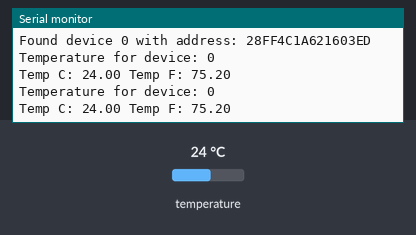
A sketch run on a simulated Arduino Uno, built with avr-gcc and run on an emulated ATmega328P. Shown: the last lines printed to the serial monitor. The inputs (shaded band) are chosen by the test bench; at power-on: temperature 24 °C. Random numbers use the default seed unless the sketch sets one.

Above: at 7.3 s.
7.4 s: temperature set to 12 °C
At 13.2 s:
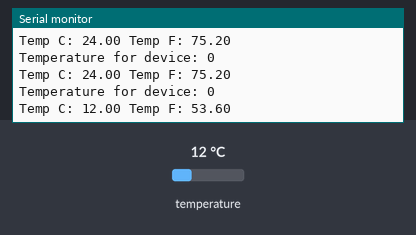
14.1 s: temperature set to 19 °C
At 19.2 s:
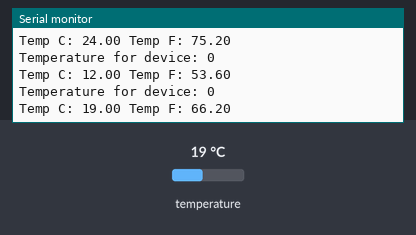
Timing chart, 0 to 20.7 s (numbered marks = the images above; inputs shaded):
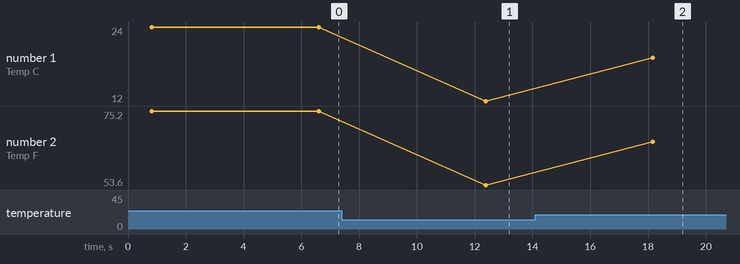

Measured:
- after the input at 7.4 s, the serial monitor: prints a new line after 5.0 s (image 1)
- after the input at 14.1 s, the serial monitor: prints a new line after 4.1 s (image 2)
- plotted number 1: 24 → 12 after the input at 7.4 s, 12 → 19 after the input at 14.1 s
- plotted number 2: 75.2 → 53.6 after the input at 7.4 s, 53.6 → 66.2 after the input at 14.1 s

The sketch:

Temperatura.ino
```cpp
#include <OneWire.h>
#include <DallasTemperature.h>

// Data wire is plugged into port 4 on the Arduino
#define ONE_WIRE_BUS 4
// Setup a oneWire instance to communicate with any OneWire devices (not just Maxim/Dallas temperature ICs)
OneWire oneWire(ONE_WIRE_BUS);

// Pass our oneWire reference to Dallas Temperature.
DallasTemperature sensors(&oneWire);

int numberOfDevices; // Number of temperature devices found

DeviceAddress tempDeviceAddress; // We'll use this variable to store a found device address

void setup(void) {
  // start serial port
  Serial.begin(9600);

  // Start up the library
  sensors.begin();

  // Grab a count of devices on the wire
  numberOfDevices = sensors.getDeviceCount();

  // locate devices on the bus
  Serial.print("Locating devices...");
  Serial.print("Found ");
  Serial.print(numberOfDevices, DEC);
  Serial.println(" devices.");

  // Loop through each device, print out address
  for(int i=0;i<numberOfDevices; i++) {
    // Search the wire for address
    // La función getAddress devuelve un booleano que vale true en caso de que se haya encontrado un sensor en ese indice. Guaradara en tempDeviceAddress la dirección de dicho sensor
    if(sensors.getAddress(tempDeviceAddress, i)) {
      Serial.print("Found device ");
      Serial.print(i, DEC);
      Serial.print(" with address: ");
      printAddress(tempDeviceAddress);
      Serial.println();
		} else {
		  Serial.print("Found ghost device at ");
		  Serial.print(i, DEC);
		  Serial.print(" but could not detect address. Check power and cabling");
		}
  }
}

void loop(void) {
  sensors.requestTemperatures(); // Send the command to get temperatures

  // Loop through each device, print out temperature data
  for(int i=0;i<numberOfDevices; i++) {
    // Search the wire for address
    if(sensors.getAddress(tempDeviceAddress, i)){

		// Output the device ID
		Serial.print("Temperature for device: ");
		Serial.println(i,DEC);

    // Print the data
    float tempC = sensors.getTempC(tempDeviceAddress);
    Serial.print("Temp C: ");
    Serial.print(tempC);
    Serial.print(" Temp F: ");
    Serial.println(DallasTemperature::toFahrenheit(tempC)); // Converts tempC to Fahrenheit
    }
  }
  delay(5000);
}

// function to print a device address
void printAddress(DeviceAddress deviceAddress) {
  for (uint8_t i = 0; i < 8; i++) {
    if (deviceAddress[i] < 16) Serial.print("0");
      Serial.print(deviceAddress[i], HEX);
  }
}
```

Fan.cpp
```cpp
#include "Fan.h"

/*******************************************************************************
 ** Initializations
 ******************************************************************************/

Fan::Fan(FanType_t type, uint8_t pin_rpm, uint8_t pin_fan, uint8_t pin_pwm = 0)
{
  type_    = type;
  pin_fan_ = pin_fan;
  pin_rpm_ = pin_rpm;
  pin_pwm_ = pin_pwm;

  last_pwm_value = 0;

  rpm_ = 0;
  start_time_ = 0;
  counting_  = false;
}


void Fan::begin()
{
  pinMode(pin_rpm_, INPUT);
  pinMode(pin_fan_, OUTPUT);
  if( pin_pwm_ != 0 ){
    pinMode(pin_pwm_, OUTPUT);
  }
}


/*
 *
 *
 */
void Fan::measureRPM(){

  // llegim l'entrada una única vegada enlloc de fer-ho dues vegades si no és compleix el primer if
  int current_value = digitalRead(pin_rpm_);

  if( current_value == LOW && counting_ == true ){
    counting_ = false;
    unsigned long end_time = micros();  // s'ha de tenir en compte que micros retorna un unsigned long
    // el temps final no fa falta sigui variable de classe, només s'empra aquí

    // si no és compleix es que ha coincidit amb el desbordament del comptador intern
    if ( end_time > start_time_ )
    {
      // la durada del pols tampoc fa falta que sigui variable de classe
      unsigned int pulse_width = micros() - start_time_;
      rpm_ = (60*1000000)/(4*pulse_width);
    }
  }else if(current_value == HIGH && counting_ == false){

    start_time_ = micros();
    counting_ = true;
  }
}

void Fan::setFanSpeed(Operation_Mode_t oper_mode, uint8_t temperature, uint8_t percent){
  int pwm_value;
  pwm_value = calculateFanSpeed(oper_mode, temperature, percent);
  if(oper_mode == MANUAL){
    if(pin_pwm_ != 0){
      analogWrite(pin_pwm_, pwm_value);
      digitalWrite(pin_fan_, HIGH);
    }else{
      analogWrite(pin_fan_, pwm_value);
    }
  }else{
    if(last_pwm_value >= (pwm_value + 5) || pwm_value >= (last_pwm_value + 5)){
      if(pin_pwm_ != 0){
        analogWrite(pin_pwm_, pwm_value);
        digitalWrite(pin_fan_, HIGH);
      }else{
        analogWrite(pin_fan_, pwm_value);
      }
    }
  }
  last_pwm_value = pwm_value;
}

uint8_t Fan::calculateFanSpeed(Operation_Mode_t oper_mode, uint8_t temperature, uint8_t percent){
  int pwm_value;
  switch ( oper_mode )
  {
    case MANUAL:
      pwm_value = map(percent, 0, 100, 101, 255);
      break;
    case SILENT:
      pwm_value = map(temperature, 55, 85, 101, 255);
      break;
    case NORMAL:
      pwm_value = map(temperature, 45, 85, 101, 255); //Com a valor minim de PWM establim 101 ja que sera el valor minim el qual fara que el venmtilador giri minimament
      break;
    case GAMING:
      pwm_value = map(temperature, 35, 75, 101, 255); //Baixam el rang de temperatura per a que s'activi abans ja que es suposa que estirem exigint molt a la computadora
      break;
    default:
      break;
  }
  return pwm_value;

}
```

Fan.h
```cpp
#ifndef FAN_H
#define FAN_H

#include <Arduino.h>
#include <stdint.h>

typedef enum {ThreePins, FourPins_Soft, FourPins_Hard} FanType_t;
typedef enum {SILENT, NORMAL, GAMING, MANUAL} Operation_Mode_t;  // Enlloc de ECO té més sentit SILENT

class Fan {
  public:
    // Initializations

    Fan(FanType_t type, uint8_t pin_rpm, uint8_t pin_fan, uint8_t pin_pwm = 0);

    // Les inicialitzacions dels pins s'han de fer dins el setup(), poden donar problemes si es fan al constructor ja que s'executarà abans del setup()
    void begin();

    void measureRPM();

    void setFanSpeed(Operation_Mode_t oper_mode, uint8_t temperature, uint8_t percent = 0);

    uint16_t getRPM()
    {
      return rpm_;
    }

  private:
    // afegeixo _ al final a les variables de classe. Es una pràctica habitual perquè al codi quedi més clar quines són variables de classe i quines no
    // també s'eviten problemes quan els argument s'anomenen igual, com per exemple al constructor
    FanType_t type_;
    uint8_t   pin_rpm_;
    uint8_t   pin_fan_;
    uint8_t   pin_pwm_;

    uint16_t  rpm_;

    int last_pwm_value;

    unsigned long start_time_; // la funció micros retorna aquest tipus de dada no basta un uint16_t
    bool     counting_;

    uint8_t calculateFanSpeed(Operation_Mode_t oper_mode, uint8_t temperature, uint8_t percent = 0);
};

#endif
```

Led.cpp
```cpp
#include "Led.h"

/*******************************************************************************
 ** Initializations
 ******************************************************************************/

Led::Led(uint8_t pin_led_, uint8_t num_led_, Led_Effect_t current_eff_)
: pin_led(pin_led_), num_led(num_led_), current_eff(current_eff_){

  leds = new CRGB[num_led];
}

void Led::begin()
{

  pinMode(pin_led, OUTPUT);

  FastLED.addLeds <WS2812, A2, GRB>(leds, num_led).setCorrection(TypicalLEDStrip);
  FastLED.setBrightness(50);
}

void Led::selectEffect(Led_Effect_t current_effect_){
  current_eff = current_effect_;
  switch(current_eff){
    case RGB_LOOP:
      RGBLoop();
      break;
    case FADEINOUT:
      FadeInOut(0xff, 0x00, 0x00); // red
      FadeInOut(0xff, 0xff, 0xff); // white
      FadeInOut(0x00, 0x00, 0xff); // blue
      break;
    case STROBE:
      Strobe(0xff, 0xff, 0xff, 10, 50, 1000);
      break;
    case CYLONBOUNCE:
      CylonBounce(0xff, 0x00, 0x00, 4, 10, 50);
      break;
    case NEWKITT:
      NewKITT(0xff, 0x00, 0x00, 8, 10, 50);
      break;
    case TWINKLE:
      Twinkle(0xff, 0x00, 0x00, 10, 100, false);
      break;
    default:
      break;
  }
}

void Led::RGBLoop(){
  for(int j = 0; j < 3; j++ ) {
    // Fade IN
    for(int k = 0; k < 256; k++) {
      switch(j) {
        case 0: setAll(k,0,0); break;
        case 1: setAll(0,k,0); break;
        case 2: setAll(0,0,k); break;
      }
      showStrip();
      delay(3);
    }
    // Fade OUT
    for(int k = 255; k >= 0; k--) {
      switch(j) {
        case 0: setAll(k,0,0); break;
        case 1: setAll(0,k,0); break;
        case 2: setAll(0,0,k); break;
      }
      showStrip();
      delay(3);
    }
  }
}
void Led::FadeInOut(byte red, byte green, byte blue){
  float r, g, b;

  for(int k = 0; k < 256; k=k+1) {
    r = (k/256.0)*red;
    g = (k/256.0)*green;
    b = (k/256.0)*blue;
    setAll(r,g,b);
    showStrip();
  }

  for(int k = 255; k >= 0; k=k-2) {
    r = (k/256.0)*red;
    g = (k/256.0)*green;
    b = (k/256.0)*blue;
    setAll(r,g,b);
    showStrip();
  }
}
void Led::Strobe(byte red, byte green, byte blue, int StrobeCount, int FlashDelay, int EndPause){
  for(int j = 0; j < StrobeCount; j++) {
    setAll(red,green,blue);
    showStrip();
    delay(FlashDelay);
    setAll(0,0,0);
    showStrip();
    delay(FlashDelay);
  }

 delay(EndPause);
}
void Led::CylonBounce(byte red, byte green, byte blue, int EyeSize, int SpeedDelay, int ReturnDelay){
  for(int i = 0; i < num_led-EyeSize-2; i++) {
    setAll(0,0,0);
    setPixel(i, red/10, green/10, blue/10);
    for(int j = 1; j <= EyeSize; j++) {
      setPixel(i+j, red, green, blue);
    }
    setPixel(i+EyeSize+1, red/10, green/10, blue/10);
    showStrip();
    delay(SpeedDelay);
  }
  delay(ReturnDelay);
  for(int i = num_led-EyeSize-2; i > 0; i--) {
    setAll(0,0,0);
    setPixel(i, red/10, green/10, blue/10);
    for(int j = 1; j <= EyeSize; j++) {
      setPixel(i+j, red, green, blue);
    }
    setPixel(i+EyeSize+1, red/10, green/10, blue/10);
    showStrip();
    delay(SpeedDelay);
  }

  delay(ReturnDelay);
}
void Led::NewKITT(byte red, byte green, byte blue, int EyeSize, int SpeedDelay, int ReturnDelay){
  RightToLeft(red, green, blue, EyeSize, SpeedDelay, ReturnDelay);
  LeftToRight(red, green, blue, EyeSize, SpeedDelay, ReturnDelay);
  OutsideToCenter(red, green, blue, EyeSize, SpeedDelay, ReturnDelay);
  CenterToOutside(red, green, blue, EyeSize, SpeedDelay, ReturnDelay);
  LeftToRight(red, green, blue, EyeSize, SpeedDelay, ReturnDelay);
  RightToLeft(red, green, blue, EyeSize, SpeedDelay, ReturnDelay);
  OutsideToCenter(red, green, blue, EyeSize, SpeedDelay, ReturnDelay);
  CenterToOutside(red, green, blue, EyeSize, SpeedDelay, ReturnDelay);
}
// used by NewKITT
void Led::CenterToOutside(byte red, byte green, byte blue, int EyeSize, int SpeedDelay, int ReturnDelay) {
  for(int i =((num_led-EyeSize)/2); i>=0; i--) {
    setAll(0,0,0);

    setPixel(i, red/10, green/10, blue/10);
    for(int j = 1; j <= EyeSize; j++) {
      setPixel(i+j, red, green, blue);
    }
    setPixel(i+EyeSize+1, red/10, green/10, blue/10);

    setPixel(num_led-i, red/10, green/10, blue/10);
    for(int j = 1; j <= EyeSize; j++) {
      setPixel(num_led-i-j, red, green, blue);
    }
    setPixel(num_led-i-EyeSize-1, red/10, green/10, blue/10);

    showStrip();
    delay(SpeedDelay);
  }
  delay(ReturnDelay);
}
// used by NewKITT
void Led::OutsideToCenter(byte red, byte green, byte blue, int EyeSize, int SpeedDelay, int ReturnDelay) {
  for(int i = 0; i<=((num_led-EyeSize)/2); i++) {
    setAll(0,0,0);

    setPixel(i, red/10, green/10, blue/10);
    for(int j = 1; j <= EyeSize; j++) {
      setPixel(i+j, red, green, blue);
    }
    setPixel(i+EyeSize+1, red/10, green/10, blue/10);

    setPixel(num_led-i, red/10, green/10, blue/10);
    for(int j = 1; j <= EyeSize; j++) {
      setPixel(num_led-i-j, red, green, blue);
    }
    setPixel(num_led-i-EyeSize-1, red/10, green/10, blue/10);

    showStrip();
    delay(SpeedDelay);
  }
  delay(ReturnDelay);
}
// used by NewKITT
void Led::LeftToRight(byte red, byte green, byte blue, int EyeSize, int SpeedDelay, int ReturnDelay) {
  for(int i = 0; i < num_led-EyeSize-2; i++) {
    setAll(0,0,0);
    setPixel(i, red/10, green/10, blue/10);
    for(int j = 1; j <= EyeSize; j++) {
      setPixel(i+j, red, green, blue);
    }
    setPixel(i+EyeSize+1, red/10, green/10, blue/10);
    showStrip();
    delay(SpeedDelay);
  }
  delay(ReturnDelay);
}
// used by NewKITT
void Led::RightToLeft(byte red, byte green, byte blue, int EyeSize, int SpeedDelay, int ReturnDelay) {
  for(int i = num_led-EyeSize-2; i > 0; i--) {
    setAll(0,0,0);
    setPixel(i, red/10, green/10, blue/10);
    for(int j = 1; j <= EyeSize; j++) {
      setPixel(i+j, red, green, blue);
    }
    setPixel(i+EyeSize+1, red/10, green/10, blue/10);
    showStrip();
    delay(SpeedDelay);
  }
  delay(ReturnDelay);
}
void Led::Twinkle(byte red, byte green, byte blue, int Count, int SpeedDelay, boolean OnlyOne) {
  setAll(0,0,0);

  for (int i=0; i<Count; i++) {
     setPixel(random(num_led),red,green,blue);
     showStrip();
     delay(SpeedDelay);
     if(OnlyOne) {
       setAll(0,0,0);
     }
   }

  delay(SpeedDelay);
}

// Aplicam els canvis realitzats als LEDs
void Led::showStrip() {
   FastLED.show();
}
// Establim un color de LED
void Led::setPixel(int Pixel, byte red, byte green, byte blue) {
   leds[Pixel].r = red;
   leds[Pixel].g = green;
   leds[Pixel].b = blue;
}
// Establim un color a tots els LEDs i l'aplicam (visible)
void Led::setAll(byte red, byte green, byte blue) {
  for(int i = 0; i < num_led; i++ ) {
    setPixel(i, red, green, blue);
  }
  showStrip();
}
```

Led.h
```cpp
#ifndef LED_H
#define LED_H

#include <Arduino.h>
#include <stdint.h>

#include <FastLED.h>

typedef enum {RGB_LOOP, FADEINOUT, STROBE, CYLONBOUNCE, NEWKITT, TWINKLE} Led_Effect_t;

class Led {
  public:
    // Initializations

    Led(uint8_t pin_led_, uint8_t num_led_, Led_Effect_t current_eff_);

    // Les inicialitzacions dels pins s'han de fer dins el setup(), poden donar problemes si es fan al constructor ja que s'executarà abans del setup()
    void begin();

    void selectEffect(Led_Effect_t current_effect_);

  private:

    uint8_t   pin_led;
    uint8_t   num_led;
    Led_Effect_t current_eff;
    CRGB *leds;

    byte bright = 50;
    byte baza = 0;


    void RGBLoop();

    void FadeInOut(byte red, byte green, byte blue);

    void Strobe(byte red, byte green, byte blue, int StrobeCount, int FlashDelay, int EndPause);

    void CylonBounce(byte red, byte green, byte blue, int EyeSize, int SpeedDelay, int ReturnDelay);

    void NewKITT(byte red, byte green, byte blue, int EyeSize, int SpeedDelay, int ReturnDelay);

    void CenterToOutside(byte red, byte green, byte blue, int EyeSize, int SpeedDelay, int ReturnDelay);

    void OutsideToCenter(byte red, byte green, byte blue, int EyeSize, int SpeedDelay, int ReturnDelay);

    void LeftToRight(byte red, byte green, byte blue, int EyeSize, int SpeedDelay, int ReturnDelay);

    void RightToLeft(byte red, byte green, byte blue, int EyeSize, int SpeedDelay, int ReturnDelay);

    void Twinkle(byte red, byte green, byte blue, int Count, int SpeedDelay, boolean OnlyOne);

    void showStrip();

    void setPixel(int Pixel, byte red, byte green, byte blue);

    void setAll(byte red, byte green, byte blue);

};

#endif
```

Temp.cpp
```cpp
#include "Temp.h"

/*******************************************************************************
 ** Initializations
 ******************************************************************************/

Temp::Temp(uint8_t pin_dtemp, byte sensor1[8], byte sensor2[8], byte sensor3[8])
: pin_data_temp(pin_dtemp), oneWire(pin_data_temp), sensorT(&oneWire){

  /*dir_sensor1 = sensor1; //Aquí deberemos pones lad irecciones obtenidas con el otro programa
  dir_sensor2 = sensor2;
  dir_sensor3 = sensor3;*/

  memcpy(dir_sensor1, sensor1, 8);
  memcpy(dir_sensor2, sensor2, 8);
  memcpy(dir_sensor3, sensor3, 8);


}


void Temp::begin()
{
  pinMode(pin_data_temp, INPUT);

  sensorT.begin();
}


void Temp::measureTemp(){
  sensorT.requestTemperatures();

  temp_sensor_1 = sensorT.getTempC(dir_sensor1);
  temp_sensor_2 = sensorT.getTempC(dir_sensor2);
  temp_sensor_3 = sensorT.getTempC(dir_sensor3);
}

float Temp::getTemp(uint8_t dir){
  float send_temp;
  switch(dir){
    case 1:
      send_temp = temp_sensor_1;
      break;
    case 2:
      send_temp = temp_sensor_2;
      break;
    case 3:
      send_temp = temp_sensor_3;
      break;
    default:
      break;
  }
  return send_temp;
}
```

Temp.h
```cpp
#ifndef TEMP_H
#define TEMP_H

#include <Arduino.h>
#include <stdint.h>

#include "OneWire.h"
#include "DallasTemperature.h"

class Temp {
  public:
    // Initializations

    Temp(uint8_t pin_dtemp, byte sensor1[8], byte sensor2[8], byte sensor3[8]);

    // Les inicialitzacions dels pins s'han de fer dins el setup(), poden donar problemes si es fan al constructor ja que s'executarà abans del setup()
    void begin();

    void measureTemp();

    float getTemp(uint8_t dir);

  private:
    // afegeixo _ al final a les variables de classe. Es una pràctica habitual perquè al codi quedi més clar quines són variables de classe i quines no
    // també s'eviten problemes quan els argument s'anomenen igual, com per exemple al constructor
    uint8_t   pin_data_temp;

    byte dir_sensor1[8]; //Aquí deberemos pones lad irecciones obtenidas con el otro programa
    byte dir_sensor2[8];
    byte dir_sensor3[8];

    float temp_sensor_1;
    float temp_sensor_2;
    float temp_sensor_3;

    OneWire oneWire;

    // Pass the oneWire reference to DallasTemperature library:
    DallasTemperature sensorT;

};

#endif
```
